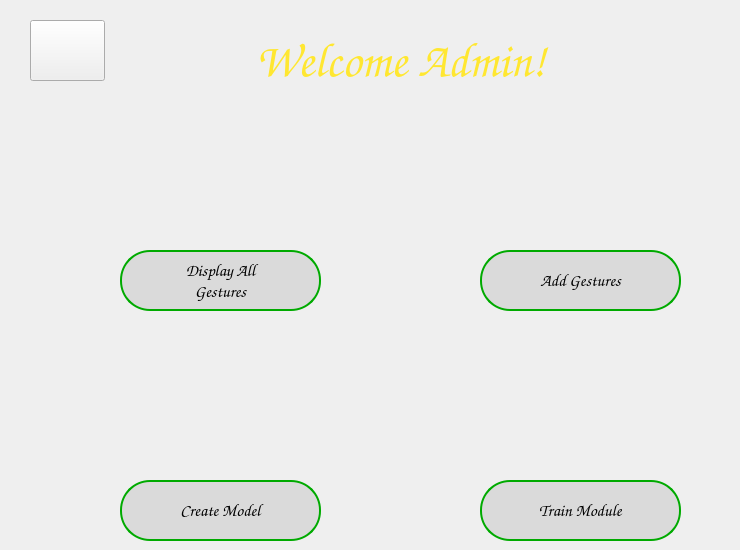
    <widget class="QWidget" name="page_5">
     <widget class="QLabel" name="Title_Page4">
      <property name="geometry">
       <rect>
        <x>70</x>
        <y>-10</y>
        <width>661</width>
        <height>141</height>
       </rect>
      </property>
      <property name="font">
       <font>
        <family>Comic Sans MS</family>
        <pointsize>36</pointsize>
        <weight>75</weight>
        <italic>true</italic>
        <bold>true</bold>
       </font>
      </property>
      <property name="mouseTracking">
       <bool>false</bool>
      </property>
      <property name="styleSheet">
       <string notr="true">QLabel {color :rgb(255, 231, 49);}</string>
      </property>
      <property name="text">
       <string>Welcome Admin!</string>
      </property>
      <property name="textFormat">
       <enum>Qt::AutoText</enum>
      </property>
      <property name="scaledContents">
       <bool>false</bool>
      </property>
      <property name="alignment">
       <set>Qt::AlignCenter</set>
      </property>
     </widget>
     <widget class="QPushButton" name="icon_button_1">
      <property name="geometry">
       <rect>
        <x>120</x>
        <y>250</y>
        <width>201</width>
        <height>61</height>
       </rect>
      </property>
      <property name="font">
       <font>
        <family>Comic Sans MS</family>
        <pointsize>13</pointsize>
        <weight>75</weight>
        <bold>true</bold>
       </font>
      </property>
      <property name="styleSheet">
       <string notr="true">QPushButton {
  border-color:rgb(0, 170, 0);
  background-color: rgb(218, 218, 218);
  border-width: 2px;        
  border-style: solid;
  border-radius: 30px;
}

QPushButton:hover:!pressed {
  background-color:  rgb(0, 170, 0);
  color: white
}</string>
      </property>
      <property name="text">
       <string>Display All
Gestures</string>
      </property>
     </widget>
     <widget class="QLabel" name="Icon_1">
      <property name="geometry">
       <rect>
        <x>110</x>
        <y>120</y>
        <width>221</width>
        <height>141</height>
       </rect>
      </property>
      <property name="text">
       <string/>
      </property>
      <property name="pixmap">
       <pixmap>Img/I1.png</pixmap>
      </property>
      <property name="scaledContents">
       <bool>true</bool>
      </property>
     </widget>
     <widget class="QLabel" name="Icon_2">
      <property name="geometry">
       <rect>
        <x>520</x>
        <y>140</y>
        <width>111</width>
        <height>101</height>
       </rect>
      </property>
      <property name="text">
       <string/>
      </property>
      <property name="pixmap">
       <pixmap>Img/I2.png</pixmap>
      </property>
      <property name="scaledContents">
       <bool>true</bool>
      </property>
     </widget>
     <widget class="QLabel" name="Icon_3">
      <property name="geometry">
       <rect>
        <x>160</x>
        <y>350</y>
        <width>121</width>
        <height>111</height>
       </rect>
      </property>
      <property name="text">
       <string/>
      </property>
      <property name="pixmap">
       <pixmap>Img/I3.png</pixmap>
      </property>
      <property name="scaledContents">
       <bool>true</bool>
      </property>
     </widget>
     <widget class="QLabel" name="Icon_4">
      <property name="geometry">
       <rect>
        <x>510</x>
        <y>340</y>
        <width>141</width>
        <height>141</height>
       </rect>
      </property>
      <property name="text">
       <string/>
      </property>
      <property name="pixmap">
       <pixmap>Img/I4.png</pixmap>
      </property>
      <property name="scaledContents">
       <bool>true</bool>
      </property>
     </widget>
     <widget class="QPushButton" name="icon_button_2">
      <property name="geometry">
       <rect>
        <x>480</x>
        <y>250</y>
        <width>201</width>
        <height>61</height>
       </rect>
      </property>
      <property name="font">
       <font>
        <family>Comic Sans MS</family>
        <pointsize>13</pointsize>
        <weight>75</weight>
        <bold>true</bold>
       </font>
      </property>
      <property name="styleSheet">
       <string notr="true">QPushButton {
  border-color:rgb(0, 170, 0);
  background-color: rgb(218, 218, 218);
  border-width: 2px;        
  border-style: solid;
  border-radius: 30px;
}

QPushButton:hover:!pressed {
  background-color:  rgb(0, 170, 0);
  color: white
}</string>
      </property>
      <property name="text">
       <string>Add Gestures</string>
      </property>
     </widget>
     <widget class="QPushButton" name="icon_button_3">
      <property name="geometry">
       <rect>
        <x>120</x>
        <y>480</y>
        <width>201</width>
        <height>61</height>
       </rect>
      </property>
      <property name="font">
       <font>
        <family>Comic Sans MS</family>
        <pointsize>13</pointsize>
        <weight>75</weight>
        <bold>true</bold>
       </font>
      </property>
      <property name="styleSheet">
       <string notr="true">QPushButton {
  border-color:rgb(0, 170, 0);
  background-color: rgb(218, 218, 218);
  border-width: 2px;        
  border-style: solid;
  border-radius: 30px;
}

QPushButton:hover:!pressed {
  background-color:  rgb(0, 170, 0);
  color: white
}</string>
      </property>
      <property name="text">
       <string>Create Model</string>
      </property>
     </widget>
     <widget class="QPushButton" name="icon_button_4">
      <property name="geometry">
       <rect>
        <x>480</x>
        <y>480</y>
        <width>201</width>
        <height>61</height>
       </rect>
      </property>
      <property name="font">
       <font>
        <family>Comic Sans MS</family>
        <pointsize>13</pointsize>
        <weight>75</weight>
        <bold>true</bold>
       </font>
      </property>
      <property name="styleSheet">
       <string notr="true">QPushButton {
  border-color:rgb(0, 170, 0);
  background-color: rgb(218, 218, 218);
  border-width: 2px;        
  border-style: solid;
  border-radius: 30px;
}

QPushButton:hover:!pressed {
  background-color:  rgb(0, 170, 0);
  color: white
}</string>
      </property>
      <property name="text">
       <string>Train Module</string>
      </property>
     </widget>
     <widget class="QPushButton" name="return_button_page4">
      <property name="geometry">
       <rect>
        <x>30</x>
        <y>20</y>
        <width>75</width>
        <height>61</height>
       </rect>
      </property>
      <property name="toolTip">
       <string>Logout to home</string>
      </property>
      <property name="text">
       <string/>
      </property>
     </widget>
    </widget>
